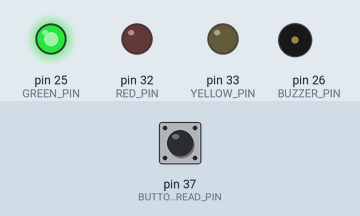
Recording of a program running on a simulated Arduino Mega 2560, built with avr-gcc and run on an emulated ATmega2560. On the bench: output pins drawn as LEDs (lit = HIGH), buzzer (waves = sounding, pin HIGH). Inputs (shaded band) come from the test bench; at power-on: pin 37 (BUTTON_READ_PIN) HIGH.

Above: at 1.2 s.
1.3 s: pin 37 (BUTTON_READ_PIN) pulled LOW for 0.15 s
At 2.4 s:
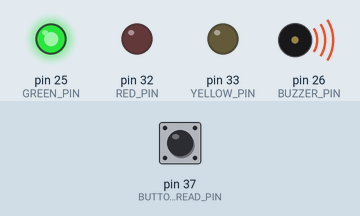
At 7.0 s:
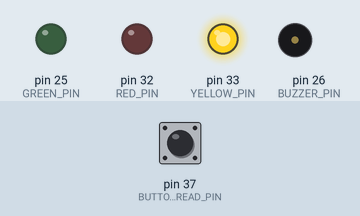
Timing chart, 0 to 20.0 s (numbered marks = the images above; inputs shaded):
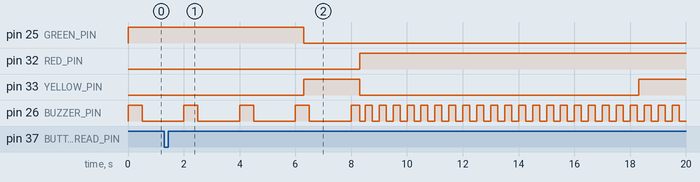

The program:

main.cpp
```cpp
#include <Arduino.h>

#define RED_PIN 32
#define YELLOW_PIN 33
#define GREEN_PIN 25
#define BUZZER_PIN 26
#define BUTTON_READ_PIN 37

// Hard coded enumerator
#define RED_STATE 0
#define RED_YELLOW_STATE 1
#define YELLOW_STATE 2
#define GREEN_STATE 3

#define RED_MILLIS 10000

int tl_state;           // Traffic light state.
unsigned long tl_timer; // Traffic light timer.
unsigned long buzzer_timer; // buzzer timer
unsigned long switch_time; // time state was switched
bool waiting = false; // waiting to turn yellow after button is pressed
void setup()
{
    // Configure LED pins as outputs.
    pinMode(RED_PIN, OUTPUT);
    pinMode(YELLOW_PIN, OUTPUT);
    pinMode(GREEN_PIN, OUTPUT);
    pinMode(BUZZER_PIN, OUTPUT);
    pinMode(BUTTON_READ_PIN, INPUT);

    // Initial state for states and timers..
    tl_state = GREEN_STATE;
    Serial.begin(9600);
}

void loop()
{
    int buttonPressed = !digitalRead(BUTTON_READ_PIN); // 1 means button is pressed
    buzzer_timer = millis() % 2000; // buzzer cycles in either 500ms on & 1500ms off or 250ms on & 150ms off, so 2000ms is the least common factor
    // TL state machine
    switch (tl_state)
    {
    case RED_STATE:
        //control buzzer
        if (buzzer_timer%500 <= 250){analogWrite(BUZZER_PIN, 200);} // 250ms on, 250ms off
        else{analogWrite(BUZZER_PIN, 0);}
        // Turn red light on.
        digitalWrite(RED_PIN, HIGH);
        if (millis() - switch_time > 10000){ // remain in red state for 10 seconds
          tl_state = RED_YELLOW_STATE; // next state is red-yellow
          switch_time = millis();
        }
        break;
    case RED_YELLOW_STATE:
        //control buzzer
        if (buzzer_timer%500 <= 250){analogWrite(BUZZER_PIN, 200);} // 250ms on, 250ms off
        else{analogWrite(BUZZER_PIN, 0);}
        // Code for red-yellow state.
        digitalWrite(YELLOW_PIN, HIGH); // red-yellow state described by having red and yellow LEDs on
        if (millis() - switch_time > 2000){ // remain in yellow-red state for 2 seconds
          digitalWrite(RED_PIN, LOW);
          digitalWrite(YELLOW_PIN, LOW);
          tl_state = GREEN_STATE; // next state is green
        }
        break;
    case YELLOW_STATE:
        //control buzzer
        if (buzzer_timer <= 500){analogWrite(BUZZER_PIN, 200);} // 500ms on, 1500ms off
        else{analogWrite(BUZZER_PIN, 0);}
        // Code for yellow state.
        digitalWrite(YELLOW_PIN, HIGH);
        if (millis() - switch_time > 2000){ // remain in yellow state for 2 seconds
          digitalWrite(YELLOW_PIN, LOW);
          tl_state = RED_STATE; // next state is red state
          switch_time = millis();
        }
        break;
    case GREEN_STATE:
        // Turn green light on.
        digitalWrite(GREEN_PIN, HIGH);
        //control buzzer
        if (buzzer_timer <= 500){analogWrite(BUZZER_PIN, 200);} // 500ms on, 1500ms off
        else{analogWrite(BUZZER_PIN, 0);}
        //check for button press
        if (buttonPressed && !waiting){ // A button press is only registered if we are in the green state and not about to switch states
          waiting=true; // declare that we are waiting 5 seconds to switch to yellow state
          tl_timer = millis();
          }
        // wait 5 seconds after button press to switch states
        if (waiting && (millis() - tl_timer > 5000))
        {
            digitalWrite(GREEN_PIN, LOW);
            tl_state = YELLOW_STATE; // next state is yellow
            switch_time = millis();
            waiting=false; // we are no longer waiting to switch to yellow state, so next time we are in the green state we are ready for a button press again
        }
        break;
    }
}
```

Measured:
- after the input at 1.3 s, pin 25 (GREEN_PIN): HIGH → LOW after 5.0 s; pin 32 (RED_PIN): LOW → HIGH after 7.0 s; pin 33 (YELLOW_PIN): LOW → HIGH after 5.0 s, → LOW 2.0 s later, → HIGH 10.0 s later
